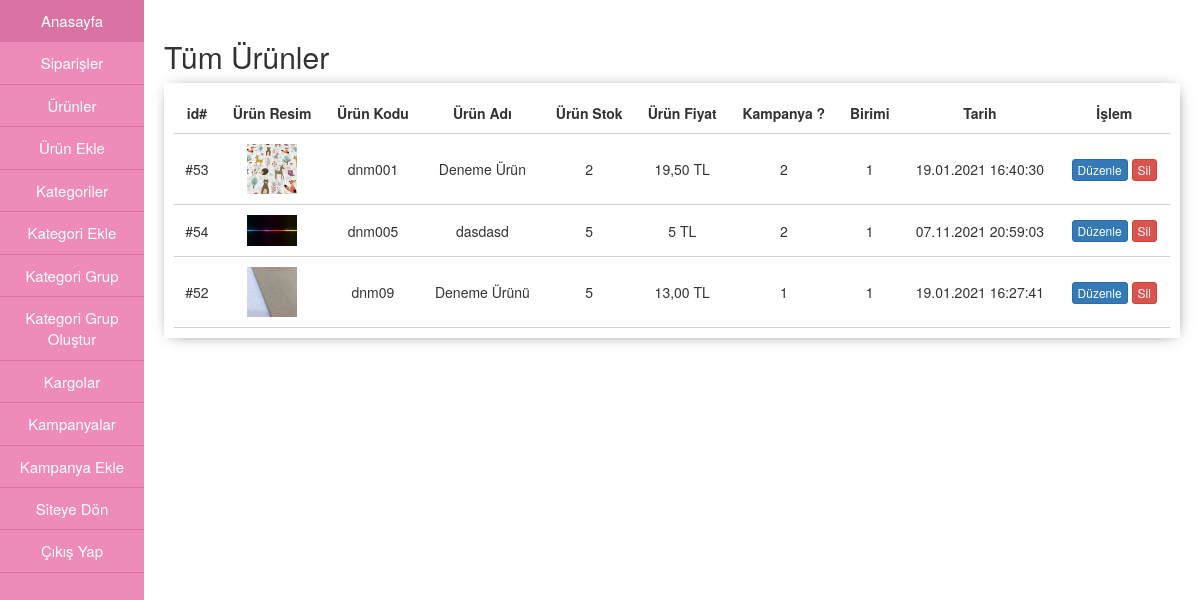
/admin/urunler.php, run on the app's committed database.
### tables this page shows
CREATE TABLE IF NOT EXISTS `urunler` (
  `urun_id` int(11) NOT NULL AUTO_INCREMENT,
  `urun_kodu` varchar(255) NOT NULL,
  `urun_adi` varchar(255) NOT NULL,
  `urun_bilgi_1` text NOT NULL,
  `urun_bilgi_2` text NOT NULL,
  `urun_stok` int(11) NOT NULL,
  `urun_fiyat` varchar(100) NOT NULL,
  `urun_kdv` int(11) NOT NULL,
  `urun_kampanya_fiyat` varchar(255) DEFAULT NULL,
  `urun_kategori_id` int(11) NOT NULL,
  `urun_kampanya_id` int(11) DEFAULT NULL,
  `urun_tarih` varchar(255) NOT NULL,
  `urun_birim` int(11) NOT NULL,
  `urun_yeni` varchar(11) DEFAULT '0',
  `urun_resim` varchar(255) DEFAULT NULL,
  PRIMARY KEY (`urun_id`)
);

### admin/urunler.php (the view, shortened to what this page needs)
<?php
include "header.php";
include "menu.php";
 ?>
    <div class="sag-ic">
      <h2>Tüm Ürünler</h2>
      <div class="sag-ic-tablo">
        <table>
          <tr class="baslik">
            <td>id#</td>
            <td>Ürün Resim</td>
            <td>Ürün Kodu</td>
            <td>Ürün Adı</td>
            <td>Ürün Stok</td>
            <td>Ürün Fiyat</td>
            <td>Kampanya ?</td>
            <td>Birimi</td>
            <td>Tarih</td>
            <td>İşlem</td>
          </tr>
          <?php
          $urunsorgula = mysqli_query($conn,"SELECT * FROM urunler");
          while($urunyaz = mysqli_fetch_array($urunsorgula)){
          ?>
          <tr>
            <td>#<?php echo $urunyaz["urun_id"] ?></td>
            <td><img style="width: 50px;" src="<?php echo $urunyaz['urun_resim']; ?>"></td>
            <td><?php echo $urunyaz["urun_kodu"] ?></td>
            <td><?php echo $urunyaz["urun_adi"] ?></td>
            <td><?php echo $urunyaz["urun_stok"] ?></td>
            <td><?php echo $urunyaz["urun_fiyat"] ?> TL</td>
            <td><?php echo $urunyaz["urun_kampanya_id"] ?></td>
            <td><?php echo $urunyaz["urun_birim"] ?></td>
            <td><?php echo $urunyaz["urun_tarih"] ?></td>
            <td>
              <a class="btn btn-primary btn-xs" href="urun_duzenle?id=<?php echo $urunyaz['urun_id'] ?>">Düzenle</a>
              <button type="button" class="btn btn-danger btn-xs">Sil</button>
            </td>
          </tr>
          <?php
            }
           ?>
        </table>
      </div>
    </div>
<?php
include "footer.php";
?>

### admin/css/admin.css (style rules this page uses)
.sag-ic { float: right; width: 88%; height: 1000px; padding: 20px; }
.sag-ic table { width: 100%; }
.sag-ic table tr { border-bottom:1px solid #d1d1d1; }
.sag-ic table tr td { padding: 10px; }
.baslik { font-weight: bold; font size: 15px; }
.sag-ic-tablo { padding: 10px; box-shadow: 1px 1px 15px -7px; text-align: center; }

### data on the page
urunler: urun_id "53", urun_resim (picture), urun_kodu "dnm001", urun_adi "Deneme Ürün", urun_stok "2", urun_fiyat "19,50", urun_kampanya "2", urun_birim "1", urun_tarih "19.01.2021 16:40:30"
urunler: urun_id "54", urun_resim (picture), urun_kodu "dnm005", urun_adi "dasdasd", urun_stok "5", urun_fiyat "5", urun_kampanya "2", urun_birim "1", urun_tarih "07.11.2021 20:59:03"
urunler: urun_id "52", urun_resim (picture), urun_kodu "dnm09", urun_adi "Deneme Ürünü", urun_stok "5", urun_fiyat "13,00", urun_kampanya "1", urun_birim "1", urun_tarih "19.01.2021 16:27:41"
